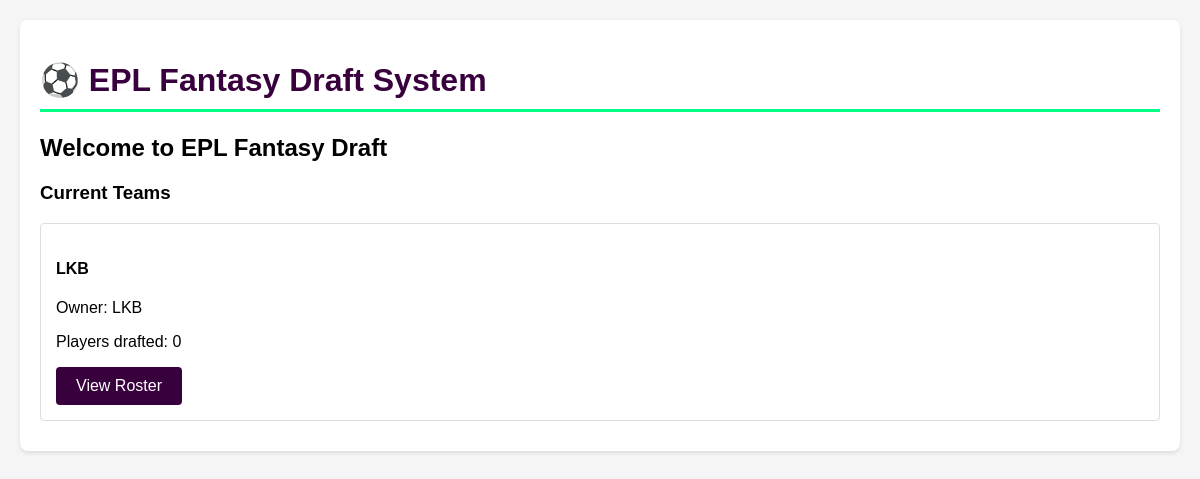
Before: / with the older database file.
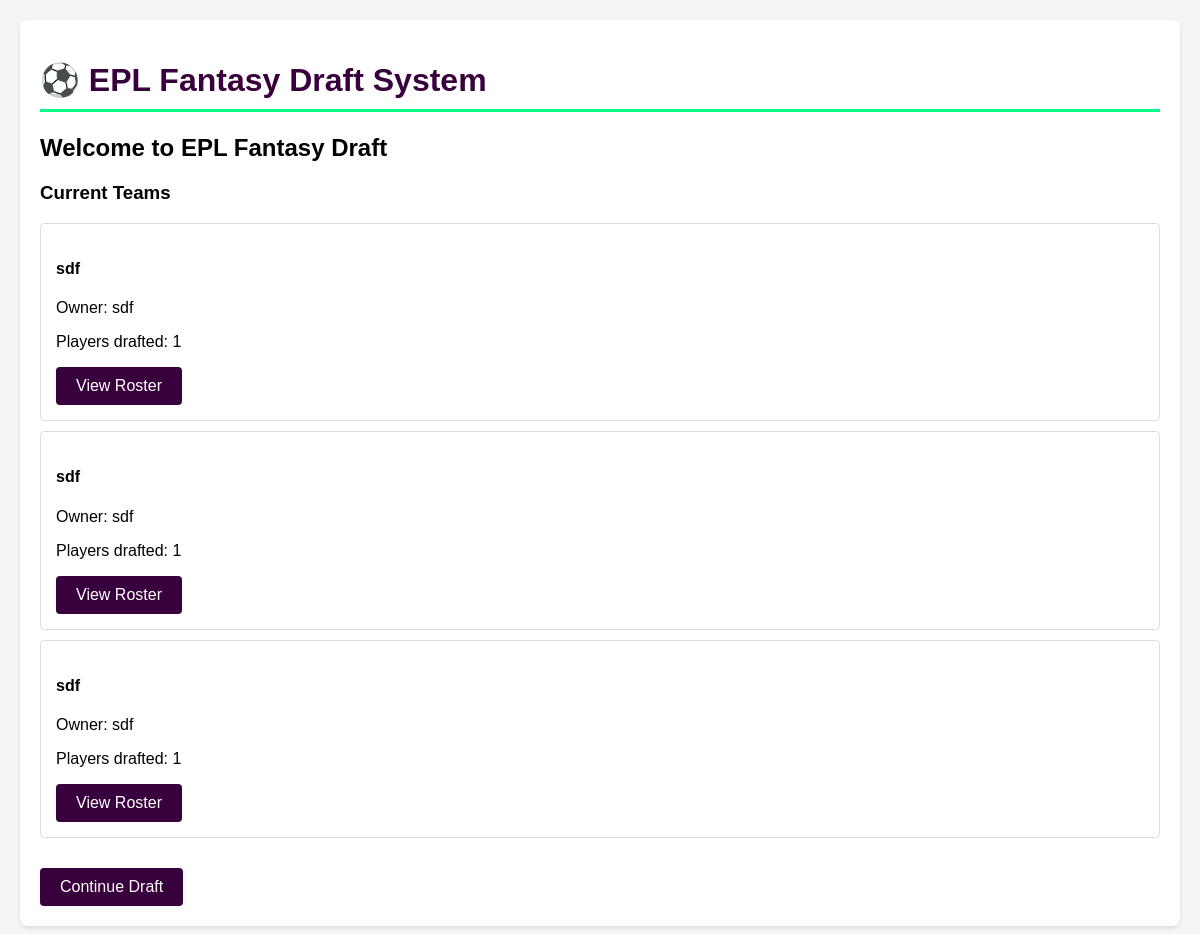
After: the same page with the newer database file.
### app.py (models this page shows, shortened)
class DraftTeam(db.Model):
    id = db.Column(db.Integer, primary_key=True)
    name = db.Column(db.String(100), nullable=False)
    owner = db.Column(db.String(100), nullable=False)
    players = db.relationship('Player', backref='draft_team', lazy=True)

### app.py (the view)
@app.route('/')
def index():
    teams = DraftTeam.query.all()
    draft = Draft.query.first()
    return render_template('index.html', teams=teams, draft=draft)

### templates/index.html
{% extends "base.html" %}
{% block content %}
<h2>Welcome to EPL Fantasy Draft</h2>
{% if teams %}
    <h3>Current Teams</h3>
    <div class="teams-list">
        {% for team in teams %}
        <div class="team-card" style="border: 1px solid #ddd; padding: 15px; margin: 10px 0; border-radius: 4px;">
            <h4>{{ team.name }}</h4>
            <p>Owner: {{ team.owner }}</p>
            <p>Players drafted: {{ team.players|length }}</p>
            <a href="{{ url_for('view_team', team_id=team.id) }}" class="btn">View Roster</a>
        </div>
        {% endfor %}
    </div>
    {% if draft and draft.is_active %}
        <a href="{{ url_for('draft') }}" class="btn" style="margin-top: 20px;">Continue Draft</a>
    {% endif %}
{% else %}
    <p>No teams created yet.</p>
    <a href="{{ url_for('setup') }}" class="btn">Start New Draft</a>
{% endif %}
{% endblock %}

### templates/base.html (shortened to what this page needs)
<!DOCTYPE html>
<html>
<head>
</head>
<body>
    <div class="container">
        <h1>⚽ EPL Fantasy Draft System</h1>
        {% block content %}{% endblock %}
    </div>
</body>
</html>

### templates/base.html (style rules this page uses)
body { font-family: Arial, sans-serif; margin: 0; padding: 20px; background-color: #f5f5f5; }
.container { max-width: 1200px; margin: 0 auto; background-color: white; padding: 20px; border-radius: 8px; box-shadow: 0 2px 4px rgba(0,0,0,0.1); }
h1 { color: #38003c; border-bottom: 3px solid #00ff85; padding-bottom: 10px; }
.btn { background-color: #38003c; color: white; padding: 10px 20px; border: none; border-radius: 4px; cursor: pointer; text-decoration: none; display: inline-block; }

Changed rows visible on the page:
removed DraftTeam: name "LKB", owner "LKB", players|length "0"
added DraftTeam: name "sdf", owner "sdf", players|length "1"
added DraftTeam: name "sdf", owner "sdf", players|length "1"
added DraftTeam: name "sdf", owner "sdf", players|length "1"
Other visible differences:
text now shown: "Continue Draft"
